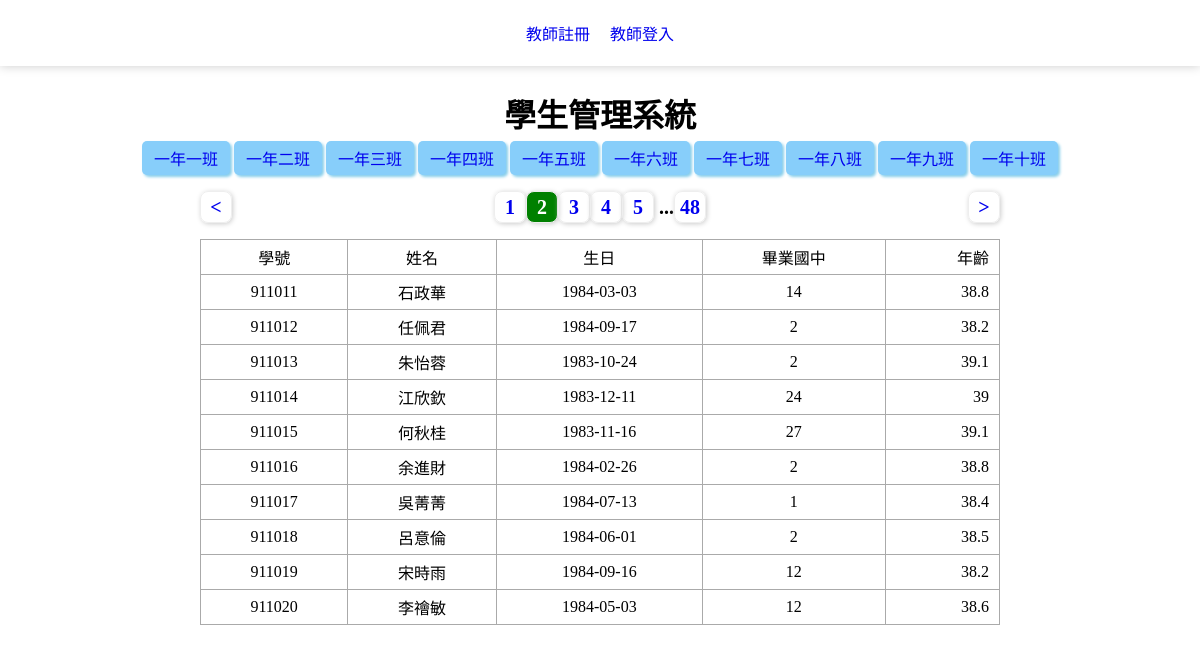
Screenshot of /?page=2 with the database file from the repository.
### tables this page shows
CREATE TABLE `classes` (
  `id` int(10) UNSIGNED NOT NULL,
  `code` varchar(3) NOT NULL,
  `name` varchar(12) NOT NULL,
  `tutor` varchar(8) NOT NULL
);

CREATE TABLE `students` (
  `id` int(10) UNSIGNED NOT NULL,
  `school_num` int(6) DEFAULT NULL COMMENT '學號',
  `name` varchar(8) DEFAULT NULL COMMENT '姓名',
  `birthday` date DEFAULT NULL COMMENT '出生年月日',
  `uni_id` varchar(10) DEFAULT NULL COMMENT '身分證號碼',
  `addr` varchar(32) DEFAULT NULL COMMENT '住址',
  `parents` varchar(8) DEFAULT NULL COMMENT '家長',
  `tel` varchar(16) DEFAULT NULL COMMENT '電話',
  `dept` varchar(8) DEFAULT NULL COMMENT '科別',
  `graduate_at` varchar(16) DEFAULT NULL COMMENT '畢業國中',
  `status_code` varchar(4) DEFAULT NULL
);

### front/main.php (the view, shortened to what this page needs)
<?php
    include "./layouts/class_nav.php"
?>
<?php
if (isset($_GET['code'])) {
    $sql = "SELECT `students`.`id`,
                    `students`.`school_num` as '學號',
                     `students`.`name` as '姓名',
                     `students`.`birthday` as '生日',
                     `students`.`graduate_at` as '畢業國中'
              FROM `class_student`,`students`
              WHERE `class_student`.`school_num`=`students`.`school_num` &&
                    `class_student`.`class_code`='{$_GET['code']}'";
    $sql_total = "SELECT count(`students`.`id`)
              FROM `class_student`,`students`
              WHERE `class_student`.`school_num`=`students`.`school_num` &&
                    `class_student`.`class_code`='{$_GET['code']}'";
} else {
    $sql = "SELECT `students`.`id`,
                     `students`.`school_num` as '學號',
                     `students`.`name` as '姓名',
                     `students`.`birthday` as '生日',
                     `students`.`graduate_at` as '畢業國中'
              FROM `students`";
    $sql_total = "SELECT count(`students`.`id`)
              FROM `students`";
}
$div = 10;
$total = $pdo->query($sql_total)->fetchColumn();
$pages = ceil($total / $div);
$now = $_GET['page'] ?? 1;
$start = ($now - 1) * $div;
$sql = $sql . " LIMIT $start,$div";
$rows = $pdo->query($sql)->fetchAll(PDO::FETCH_ASSOC);
?>
<div class="pages">
    <?php
    if(($now-1)>=1){
        $prev=$now-1;
        if(isset($_GET['code'])){
            echo "<a href='?page=$prev&code={$_GET['code']}'> ";
            echo "&lt; ";
            echo " </a>";
        }else{
            echo "<a href='?page=$prev'> ";
            echo "&lt; ";
            echo " </a>";
        }
    }else{
        echo "<a class='noshow'>&nbsp;</a>";
    }
    ?>
    <div>
    <?php
        if($now>=3 && $now<=($pages-2)){
            $startPage=$now-2;
        }else if($now-2<3){
            $startPage=1;
        }else{
            $startPage=$pages-4;
        }
        for($i=$startPage;$i<=($startPage+4);$i++){
            $nowPage=($i==$now)?'now':'';
            if(isset($_GET['code'])){
                echo "<a href='?page=$i&code={$_GET['code']}' class='$nowPage'> ";
                echo $i;
                echo " </a>";
            }else{
                echo "<a href='?page=$i' class='$nowPage'> ";
                echo $i;
                echo " </a>";
            }
        }
    ?>
        <?php
        if($now<=($pages-3)){
            if(isset($_GET['code'])){
                echo "...<a href='?page=$pages&code={$_GET['code']}'> ";
                echo "$pages";
                echo " </a>";
            }else{
                echo "...<a href='?page=$pages'> ";
                echo "$pages";
                echo " </a>";
            }
        }
    ?>
    </div>
    <?php
    if(($now+1)<=$pages){
        $next=$now+1;
        if(isset($_GET['code'])){
            echo "<a href='?page=$next&code={$_GET['code']}'> ";
            echo "&gt; ";
            echo " </a>";
        }else{
            echo "<a href='?page=$next'> ";
            echo "&gt; ";
            echo " </a>";
        }
    }else{
        echo "<a class='noshow'>&nbsp;</a>";
    }
    ?>
</div>
<table class='list-students'>
<tr>
    <td>學號</td>
    <td>姓名</td>
    <td>生日</td>
    <td>畢業國中</td>
    <td>年齡</td>
</tr>
<?php
foreach($rows as $row){
    $age=round((strtotime('now')-strtotime($row['生日']))/(60*60*24*365),1);
 echo "<tr>";
 echo "<td>{$row['學號']}</td>";
 echo "<td>{$row['姓名']}</td>";
 echo "<td>{$row['生日']}</td>";
 echo "<td>{$row['畢業國中']}</td>";
 echo "<td>{$age}</td>";
 echo "</tr>";
}
?>
</table>

### layouts/class_nav.php
<nav>
<ul class="class-list" >
<?php
    $sql="SELECT `id`,`code`,`name` FROM `classes`";
    $classes=$pdo->query($sql)->fetchAll(PDO::FETCH_ASSOC);
    foreach($classes as $class){
        echo "<li><a href='?code={$class['code']}'>{$class['name']}</a></li>";
    }
?>
</ul>
</nav>

### style.css (style rules this page uses)
* { margin: 0; padding: 0; box-sizing: border-box; }
.list-students { border-collapse: collapse; width:800px; margin:auto; }
.list-students td { border:1px solid #aaa; padding:5px 10px; text-align: center; }
.list-students td:nth-last-child(1) { text-align: right; }
nav,.pages { text-align: center; }
.pages { font-size:20px; font-weight: bolder; margin:1rem auto; display: flex; justify-content: space-between; width:800px; }
.pages a { display: inline-flex; justify-content: center; align-items: center; text-decoration: none; border:1px solid #eee; box-shadow: 1px 1px 5px #ccc; text-align: center; width:32px; height:32px; border-radius: 8px; }
nav a { display:inline-block; padding:5px 10px; text-decoration: none; }
.class-list { display: flex; list-style-type: none; justify-content: center; align-items: center; margin:5px 0; }
nav ul.class-list li a { padding:5px 12px; margin:0 2px; border-radius:5px; background-color: lightskyblue; box-shadow: 2px 2px 3px skyblue; text-decoration: none; }
.now { background-color: green; color:white; }

### rows the page displays
classes: name "一年一班"
classes: name "一年二班"
classes: name "一年三班"
classes: name "一年四班"
classes: name "一年五班"
classes: name "一年六班"
classes: name "一年七班"
classes: name "一年八班"
classes: name "一年九班"
classes: name "一年十班"
students: school_num "911011", name "石政華", birthday "1984-03-03", graduate_at "14", birthday "38.8"
students: school_num "911012", name "任佩君", birthday "1984-09-17", graduate_at "2", birthday "38.2"
students: school_num "911013", name "朱怡蓉", birthday "1983-10-24", graduate_at "2", birthday "39.1"
students: school_num "911014", name "江欣欽", birthday "1983-12-11", graduate_at "24", birthday "39"
students: school_num "911015", name "何秋桂", birthday "1983-11-16", graduate_at "27", birthday "39.1"
students: school_num "911016", name "余進財", birthday "1984-02-26", graduate_at "2", birthday "38.8"
students: school_num "911017", name "吳菁菁", birthday "1984-07-13", graduate_at "1", birthday "38.4"
students: school_num "911018", name "呂意倫", birthday "1984-06-01", graduate_at "2", birthday "38.5"
students: school_num "911019", name "宋時雨", birthday "1984-09-16", graduate_at "12", birthday "38.2"
students: school_num "911020", name "李禬敏", birthday "1984-05-03", graduate_at "12", birthday "38.6"

### other values shown
$pages "48"
